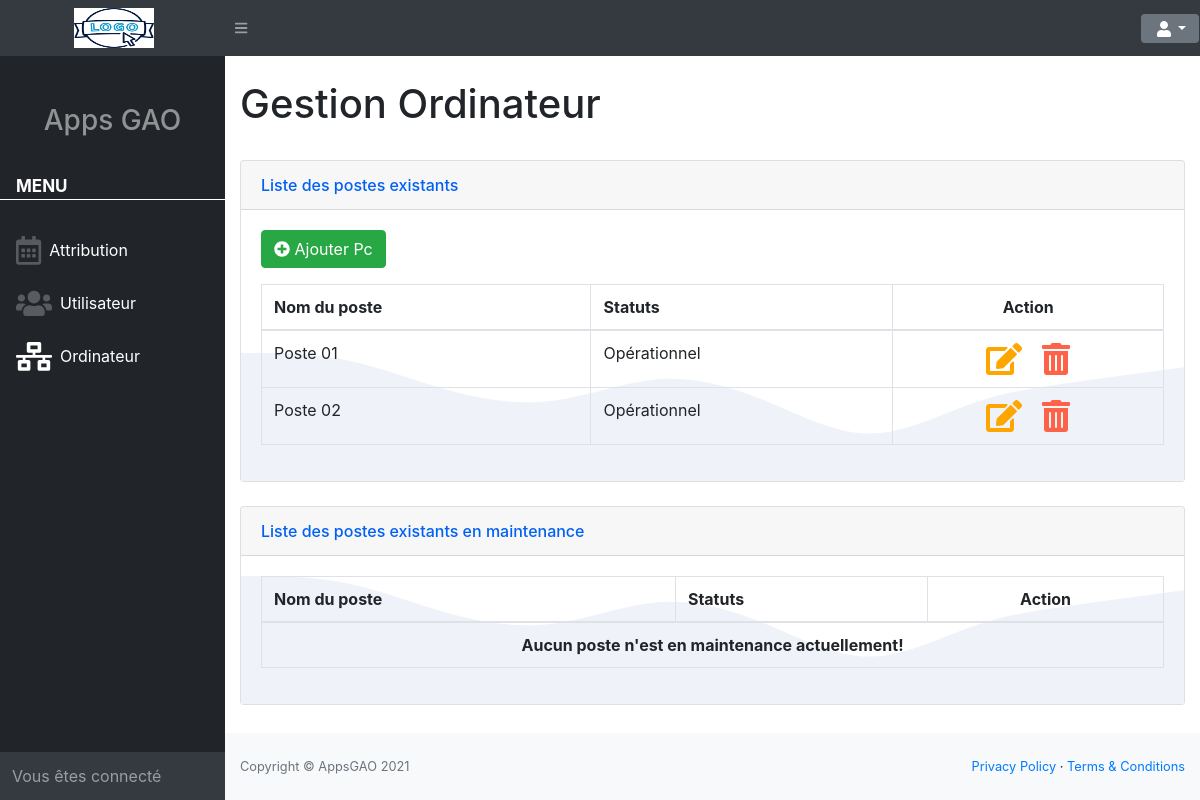
Page /index.php?act=odt (signed in) on the earlier database version.
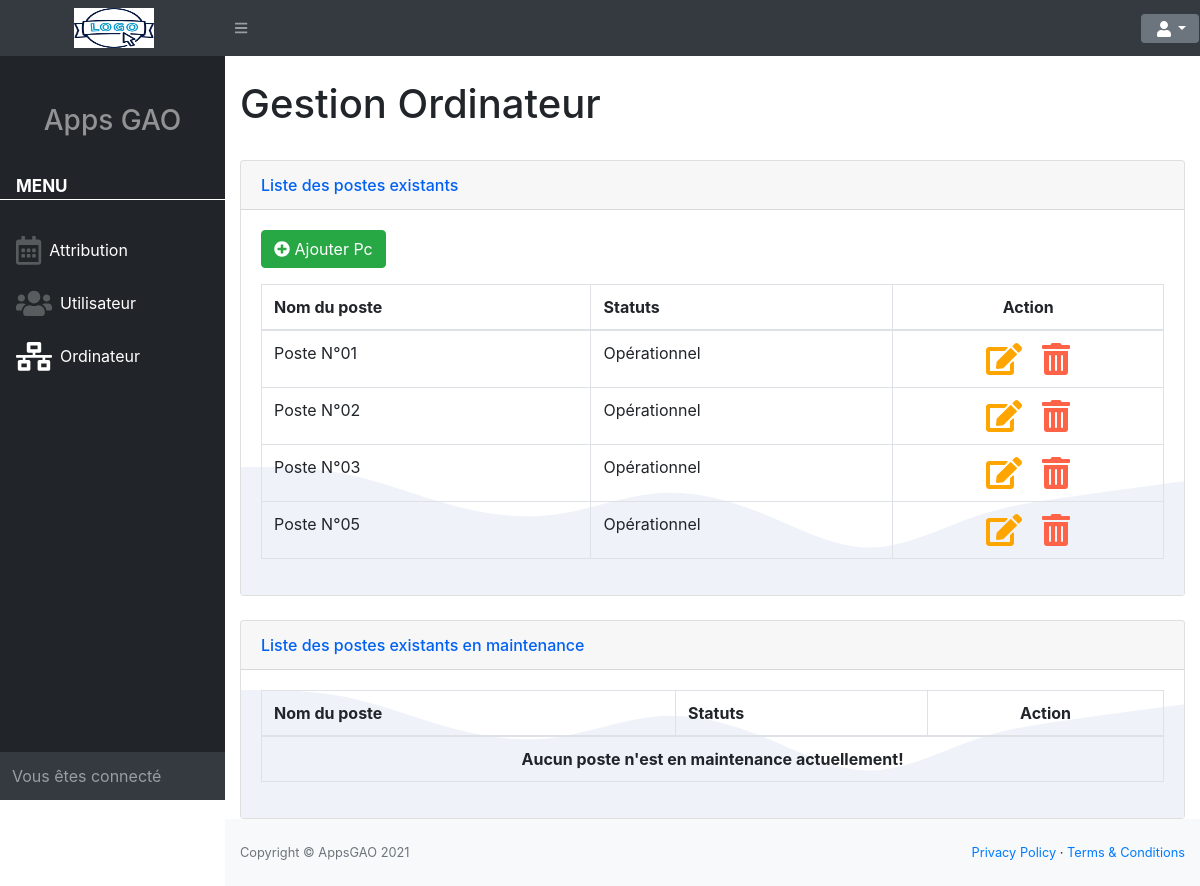
Same page on the later database version.
### tables this page shows
CREATE TABLE post_info(
   numPoste INT(11) NOT NULL,
   nomPc VARCHAR(50) NOT NULL,
   etatPc VARCHAR(50) NOT NULL,
   date_crea DATETIME NOT NULL,
   versionPost TINYINT(1) NOT NULL DEFAULT 0
);

### views/vOrdinateur.php (called while the page is built)
<?php
    include 'structureHTML/hautHTML.php';
    include 'structureHTML/navbarHTML.php';
    include 'structureHTML/sideNavHTML.php';
    include 'vueOrdinateur/bodyOrdi.php';
    include 'structureHTML/footerHTML.php';
    include 'structureHTML/basHTML.php';

### index.php (called while the page is built, shortened)
<?php
    $view = "";
    $pAction = isset($_GET['act'])? $_GET['act'] : null;
    if(!isset($_GET['act'])){
        header("location:./index.php?act=acc");
    }else{
        switch ($pAction){
            case "odt" :
                include './controlers/cOrdinateur.php';
            break;
        }
    }
    include './views/'.$view.'.php';
?>

### models/managerCrudOrdi.php (called while the page is built, shortened)
<?php
    function getAllOrdiWithOk(){
        global $pdo;
        $sql = ' SELECT *
                    FROM post_info
                    WHERE etatPc = "Opérationnel" ';
        $requetes = $pdo->prepare($sql);
        $requetes->execute();
        $data =  $requetes->fetchAll(PDO::FETCH_ASSOC);
        return $data;
    }

### controlers/cOrdinateur.php (called while the page is built, shortened)
<?php
    include 'models/managerCrudOrdi.php';
    if(!empty($pAction) && $pAction == "odt"){
        $tabOrdiOk = getAllOrdiWithOk();
    }

### views/vueOrdinateur/bodyOrdi.php (the view, shortened to what this page needs)
<div id="layoutSidenav_content">
    <main>
        <div class="container-fluid">
            <h1 class="mt-4">Gestion Ordinateur</h1>
            <br>
            <div class="card card-waves ">
                <div class="card-header">
                    Liste des postes existants
                </div>
                <div class="card-body">
                    <p class="font-weight-bold">
                        <a href="index.php?act=crO&req=create" type="button" class="btn btn-success"><i class="fas fa-plus-circle"></i> Ajouter Pc</a>
                    </p>
                    <div class="table-responsive">
                        <table class="table table-bordered" id="dataTable" width="100%" cellspacing="0">
                            <thead>
                                <tr>
                                    <th>Nom du poste</th>
                                    <th>Statuts</th>
                                    <th class="text-center">Action</th>
                                </tr>
                            </thead>
                            <tbody>
                            <?php
                                foreach($tabOrdiOk as $values){
                                    if(!empty($tabOrdiOk)){
                                        echo' <tr>
                                                <td>'.$values['nomPc'].'</td>
                                                <td>'.$values['etatPc'].'</td>
                                                <td class="text-center">
                                                    <a href="index.php?act=crO&req=update1&num='.$values['numPoste'].'" class="pr-2"><i class="fas fa-edit fa-2x" style="color:orange"></i></a>
                                                    <a data-delete-url="index.php?act=odt&req=delete&num='.$values['numPoste'].'" class="pl-2" type="button" data-toggle="modal" data-target="#modalSuppr"><i class="fas fa-trash-alt fa-2x" style="color:Tomato"></i></a>
                                                </td>
                                            </tr>';
                                    }
                                }
                                ?>
                            </tbody>
                        </table>
                    </div>
                </div>
            </div>
            <br>
            <div class="card card-waves ">
                <div class="card-header">
                    Liste des postes existants en maintenance
                </div>
                <div class="card-body">
                    <div class="table-responsive">
                        <table class="table table-bordered" id="dataTable" width="100%" cellspacing="0">
                            <thead>
                                <tr>
                                    <th>Nom du poste</th>
                                    <th>Statuts</th>
                                    <th class="text-center">Action</th>
                                </tr>
                            </thead>
                            <tbody>
                            <?php
                                $aucunPostKO = true;
                                if($aucunPostKO){
                                    echo '<td colspan="3" class="text-center"><strong>Aucun poste n\'est en maintenance actuellement!</strong></td>';
                                }
                                ?>
                            </tbody>
                        </table>
                    </div>
                </div>
            </div>
        </div>
    </main>

### views/structureHTML/hautHTML.php (shortened to what this page needs)
<html lang="fr">
    <head>
        <link href="./customer/css/globalTemplate.css" rel="stylesheet" />
        <link href="./customer/css/style.css" rel="stylesheet" />
        <link rel="stylesheet" href="https://cdn.jsdelivr.net/npm/bootstrap@4.6.0/dist/css/bootstrap.min.css">
    </head>

### views/structureHTML/navbarHTML.php (shortened to what this page needs)
<body class="sb-nav-fixed">
        <nav class="row sb-topnav navbar navbar-expand navbar-dark bg-dark">
            <a class="navbar-brand text-center" href="./"><img src="./assets/logo/logo.png" alt="logo" width="80px" height="40px"></a>
            <button class="btn btn-link btn-sm order-1 order-lg-0" id="sidebarToggle" href="#!"><i class="fas fa-bars"></i></button>
            <div class="navbar-nav ml-auto dropdown">
                <button class="btn btn-secondary dropdown-toggle" id="dropdownMenuButton" type="button" data-toggle="dropdown" aria-haspopup="true" aria-expanded="false"><i class="fas fa-user fa-fw"></i></button>
            </div>
        </nav>

### views/structureHTML/sideNavHTML.php
<div id="layoutSidenav">
            <div id="layoutSidenav_nav">
                <nav class="sb-sidenav accordion sb-sidenav-dark" id="sidenavAccordion">
                    <div class=" text-center mt-5 "><h3>Apps GAO</h3></div>
                    <div class="sb-sidenav-menu">
                        <div class="nav">
                            <div class="sb-sidenav-menu-heading text-white pb-0">Menu</div>
                            <br>
                            <a id="Attribution" class="nav-link text-white" href="./index.php?act=db" >
                                <div class="sb-nav-link-icon"><i class="far fa-calendar-alt fa-2x"></i></div>
                                Attribution
                            </a>
                            <a id="utilisateur" class="nav-link text-white" href="./index.php?act=utl">
                                <div class="sb-nav-link-icon"><i class="fas fa-users fa-2x"></i></div>
                                Utilisateur
                            </a>
                            <a id="ordinateur" class="nav-link text-white" href="./index.php?act=odt" >
                                <div class="sb-nav-link-icon"><i class="fas fa-network-wired fa-2x"></i></div>
                                Ordinateur
                            </a>
                        </div>
                    </div>
                    <div class="sb-sidenav-footer">
                        <div class="medium"> Vous êtes connecté</div>
                    </div>
                </nav>
            </div>

### views/structureHTML/footerHTML.php
        <footer class="py-4 bg-light mt-auto">
            <div class="container-fluid">
                <div class="d-flex align-items-center justify-content-between small">
                    <div class="text-muted">Copyright &copy; AppsGAO 2021</div>
                    <div>
                        <a href="#">Privacy Policy</a>
                        &middot;
                        <a href="#">Terms &amp; Conditions</a>
                    </div>
                </div>
            </div>
        </footer>
    </div>
</div>

### views/structureHTML/basHTML.php (shortened to what this page needs)
    </body>
</html>

### customer/css/style.css (style rules this page uses)
#dropdownMenuButton { border-bottom: black 0px solid; }
.sb-sidenav-menu-heading { font-size: 17px !important; border-bottom: white 1px solid; }
.card:not([class*=bg-]) .card-header { color: #0061f2; }
.card .card-header { font-weight: 500; }
.card-header:first-child { border-radius: 0.35rem 0.35rem 0 0; }
.card-waves .card-body { background-image: url(../../assets/media/bg-waves.svg); }
.card-waves .card-body, .card-angles .card-body { background-size: 100% auto; background-repeat: no-repeat; background-position: center bottom; }

Differences in the rows shown:
changed post_info: nomPc "Poste 01" → "Poste N°01"
changed post_info: nomPc "Poste 02" → "Poste N°02"
added post_info: nomPc "Poste N°03", etatPc "Opérationnel"
added post_info: nomPc "Poste N°05", etatPc "Opérationnel"
